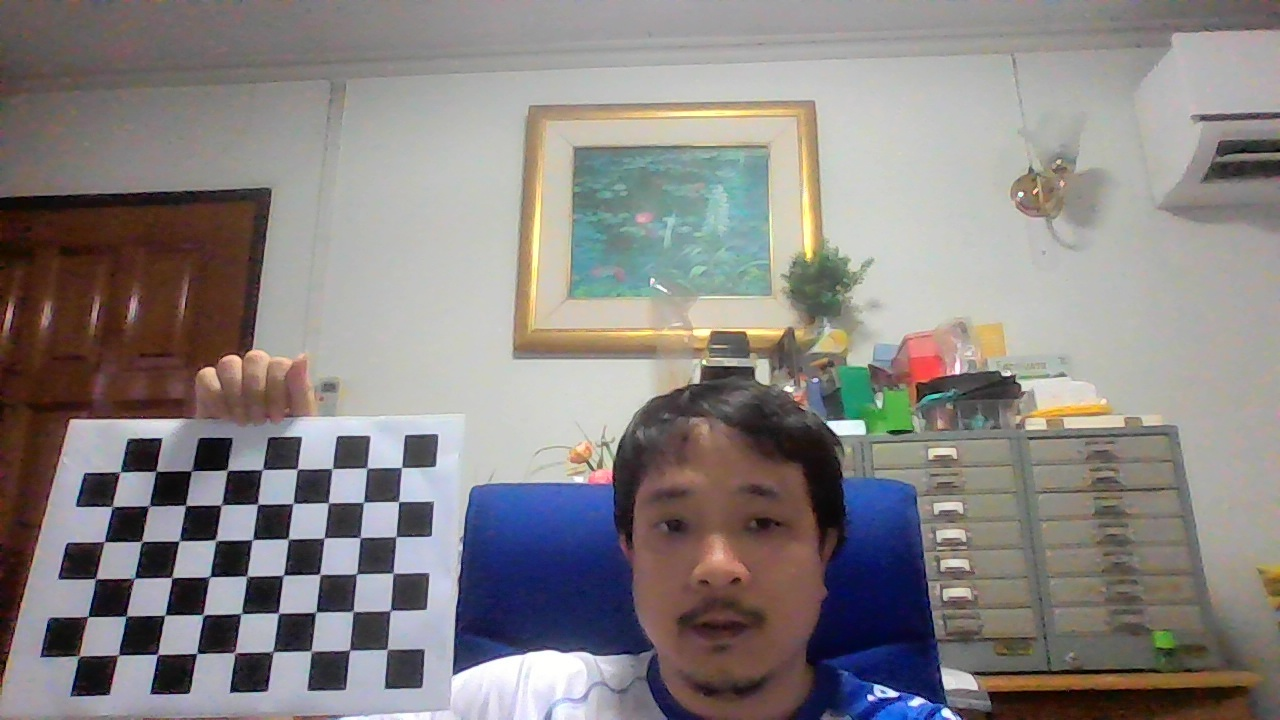
#> input picture captured_photos/webcam_photo_2025-09-05_15-13-31.jpg, 1280 x 720 px; its folder holds only this picture in this run
$ python 3_calibration_script.py
#> lines starting #> are read from the running program, lines starting #| are printed output that depends on the picture; after the words box and inside, x2 and y2 are one past the last pixel; in counts of white or black regions, pixels touching at a corner belong together; long printed decimals are rounded
import numpy as np
import cv2 as cv
import glob

# --- 1. Define Chessboard Parameters ---
# Number of inner corners on the chessboard.
# A standard 9x6 board has 8x5 inner corners.
chessboard_size = (9, 6)

# Size of a single square in meters (or any unit of your choice).
# This is used to calculate the real-world 3D coordinates of the corners.
square_size = 0.0263  # 26.3 mm

# --- 2. Setup Object and Image Points ---
# Object points are the 3D coordinates of the chessboard corners in the real world.
# We assume the chessboard is on the Z=0 plane for simplicity.
# This array will be the same for all images.
object_points = np.zeros((chessboard_size[0] * chessboard_size[1], 3), np.float32)
object_points[:, :2] = np.mgrid[0:chessboard_size[0], 0:chessboard_size[1]].T.reshape(-1, 2) * square_size

# Arrays to store the 3D object points and 2D image points from all calibration images.
all_object_points = []  # 3D points in the real world
all_image_points = []  # 2D points in the image plane

# --- 3. Find Chessboard Corners in Images ---
# Get the list of all image files in the 'calibration_images' folder.
images = glob.glob('captured_photos/*.jpg')

# Check if any images were found.
if not images:
    print("Error: No images found in the 'calibration_images' directory.")
    print("Please add your chessboard photos to this folder and try again.")
    exit()

# Loop through each image to find the chessboard corners.
for i, filename in enumerate(images):
    print(f"Processing image {i+1}/{len(images)}: {filename}")

    # Read the image in grayscale for corner detection.
    img = cv.imread(filename)
#> img is the input picture: shape (720, 1280, 3); mean B, G, R 130.6, 131.6, 136.4
    if img is None:
        print(f"Warning: Could not read image {filename}. Skipping.")
        continue

    gray = cv.cvtColor(img, cv.COLOR_BGR2GRAY)
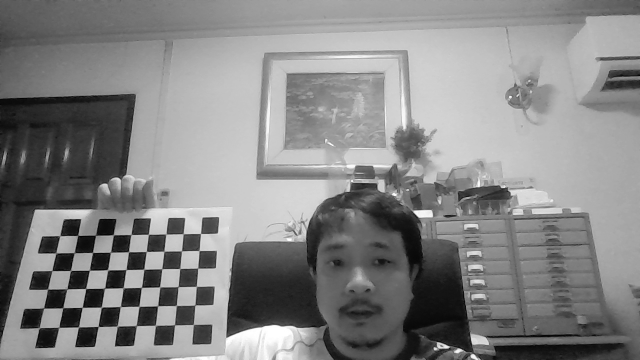
#> gray: shape (720, 1280) (shown at 1/2 size); min 1, max 255, mean 132.9

    # Find the chessboard corners.
    # The `cv.CALIB_CB_ADAPTIVE_THRESH` flag improves corner detection in varying lighting conditions.
    ret, corners = cv.findChessboardCorners(gray, chessboard_size, None, cv.CALIB_CB_ADAPTIVE_THRESH + cv.CALIB_CB_FAST_CHECK + cv.CALIB_CB_NORMALIZE_IMAGE)
#> ret = True; corners = 54 rows, first 8: [387.1, 649.2], [349.6, 649.8], [310.3, 650.9], [272.8, 650.9], [234.5, 651.8], [196.9, 653.1], [157.7, 654.5], [119.6, 655.1]

    # If a full set of corners was found, refine them and add to our lists.
    if ret:
        # Refine the corners to sub-pixel accuracy.
        # This increases the accuracy of the calibration.
        criteria = (cv.TERM_CRITERIA_EPS + cv.TERM_CRITERIA_MAX_ITER, 30, 0.001)
        corners_refined = cv.cornerSubPix(gray, corners, (11, 11), (-1, -1), criteria)
#> corners_refined = 54 rows, first 8: [387.1, 649.4], [349.6, 650], [311.1, 651.1], [272.9, 651.7], [234.8, 652.5], [196.8, 653.4], [157.5, 654.4], [118.2, 655]

        # Add the points to our lists.
        all_object_points.append(object_points)
        all_image_points.append(corners_refined)

        # Optionally, draw the found corners on the image to visualize the detection.
        cv.drawChessboardCorners(img, chessboard_size, corners_refined, ret)
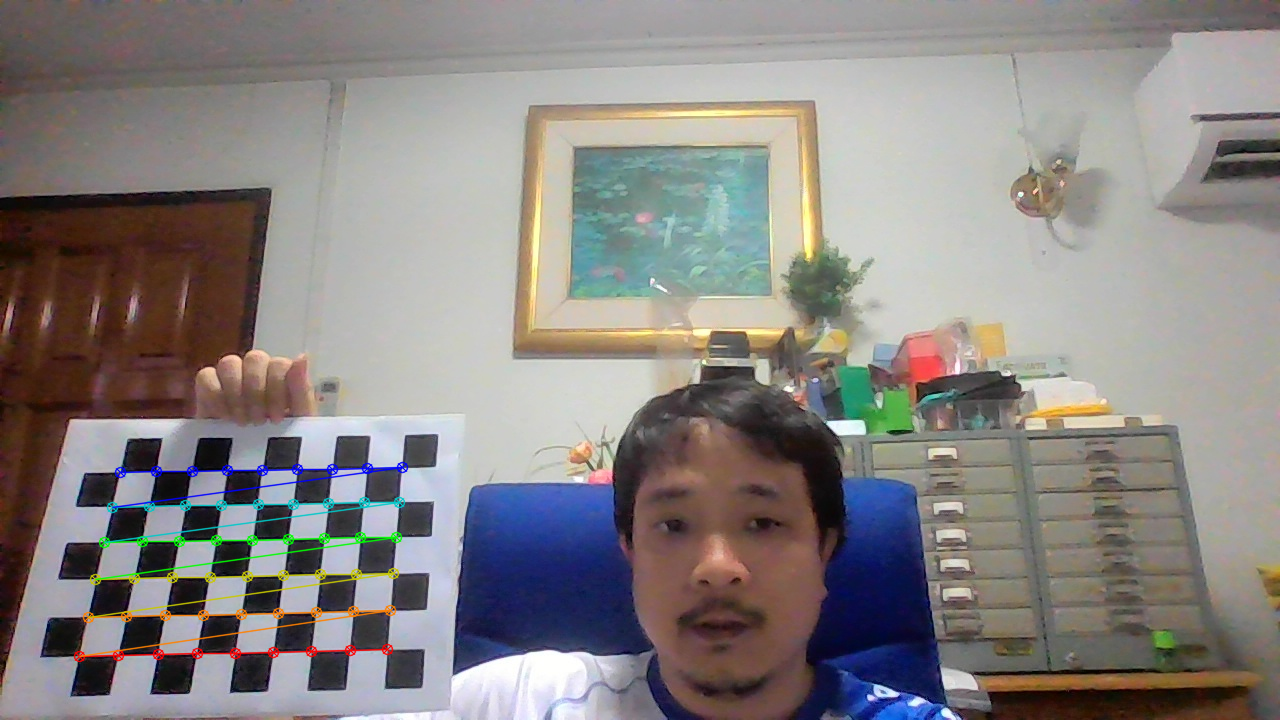
#> img: shape (720, 1280, 3); 1.51% of pixels changed, all inside (x1, y1, x2, y2) = (73, 461, 409, 663)
        cv.imshow('Corners Found', img)
        cv.waitKey(500) # Wait for 500 milliseconds
    else:
        print(f"Warning: Chessboard corners not found in {filename}. Skipping this image.")

# Close the visualization window after the loop.
cv.destroyAllWindows()

# --- 4. Calibrate the Camera ---
# Perform the calibration using the collected points.
# This function returns the camera matrix, distortion coefficients,
# rotation vectors, and translation vectors.
print("\nStarting camera calibration...")
if len(all_object_points) > 0:
    ret, camera_matrix, dist_coeffs, rvecs, tvecs = cv.calibrateCamera(
        all_object_points, all_image_points, gray.shape[::-1], None, None)
#> ret = 0.267; camera_matrix = [[974.9, 0, 679.1], [0, 1075, 438], [0, 0, 1]]; dist_coeffs = [[-0.191, 0.506, -0.0185, -0.0109, -0.451]]; rvecs = ([-0.0456, 0.767, 3.01],); tvecs = ([-0.205, 0.137, 0.674],)
else:
    print("Error: No valid chessboard images were found. Calibration cannot be performed.")
    exit()

# --- 5. Save the Results ---
# Save the camera matrix and distortion coefficients to a file.
# The `calibration_results.npz` file can then be loaded by other scripts.
np.savez('calibration_results.npz', camera_matrix=camera_matrix, dist_coeffs=dist_coeffs)
print("\nCalibration successful!")
print("Camera Matrix:")
print(camera_matrix)
#| [[9.74932838e+02 0.00000000e+00 6.79131929e+02]
#|  [0.00000000e+00 1.07498633e+03 4.38018350e+02]
#|  [0.00000000e+00 0.00000000e+00 1.00000000e+00]]
print("\nDistortion Coefficients:")
print(dist_coeffs)
#| [[-0.1914  0.5061 -0.01851 -0.0109 -0.4511]]
print("\nCalibration results saved to 'calibration_results.npz'. You can now use this file for image and video undistortion.")

# --- 6. Optional: Undistort a sample image for verification ---
# Load a new image to verify the calibration.
sample_image_path = images[0]
sample_img = cv.imread(sample_image_path)
h, w = sample_img.shape[:2]

# Get the optimal camera matrix for undistortion.
new_camera_matrix, roi = cv.getOptimalNewCameraMatrix(camera_matrix, dist_coeffs, (w, h), 1, (w, h))
#> new_camera_matrix = [[939.8, 0, 664.4], [0, 1036, 423.5], [0, 0, 1]]; roi = (14, 12, 1250, 689)

# Undistort the image.
undistorted_img = cv.undistort(sample_img, camera_matrix, dist_coeffs, None, new_camera_matrix)
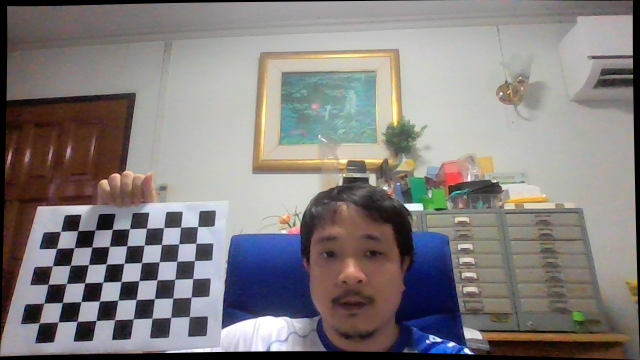
#> undistorted_img: shape (720, 1280, 3) (shown at 1/2 size); mean B, G, R 125.7, 126.6, 131.2

# Crop the image to the valid ROI to remove black borders.
x, y, w, h = roi
#> x = 14; y = 12; w = 1250; h = 689
undistorted_img_cropped = undistorted_img[y:y+h, x:x+w]
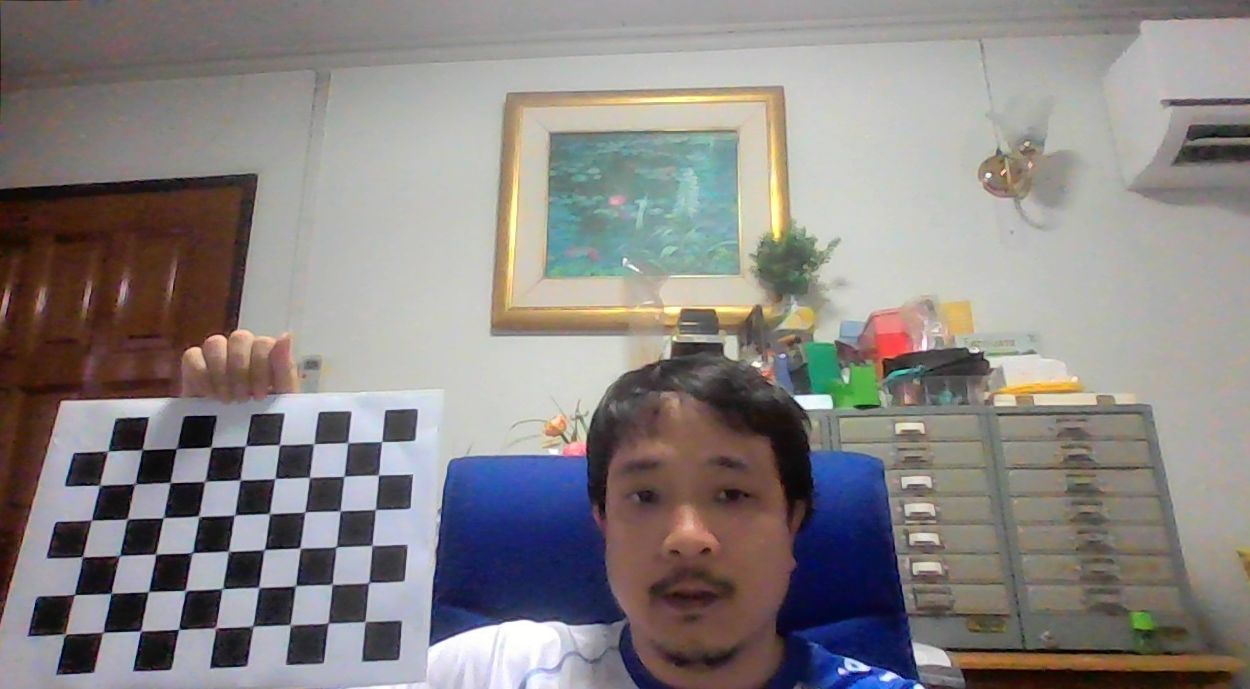
#> undistorted_img_cropped: shape (689, 1250, 3); mean B, G, R 131.1, 132, 136.6

# Display both the original and undistorted images.
cv.imshow('Original Image', sample_img)
cv.imshow('Undistorted Image', undistorted_img_cropped)
cv.waitKey(0)

# Final cleanup
cv.destroyAllWindows()

$ run again, on captured_photos/webcam_photo_2025-09-05_15-14-05.jpg
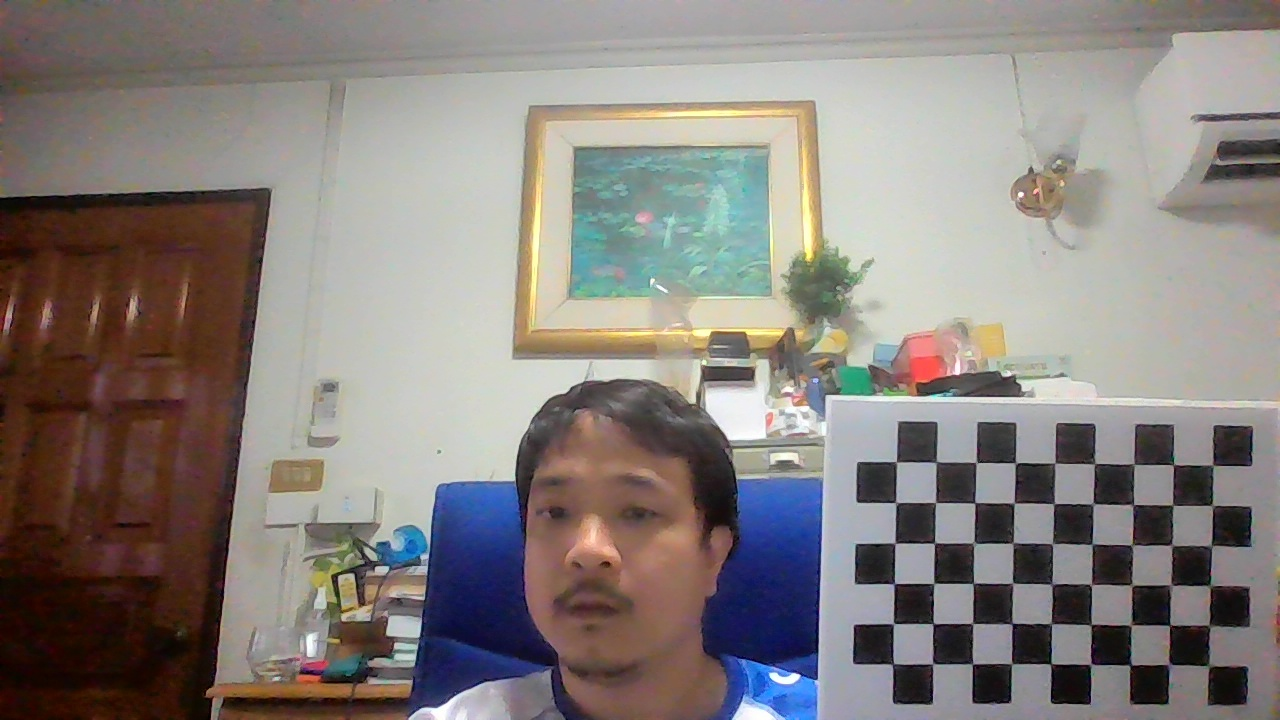
#> input picture captured_photos/webcam_photo_2025-09-05_15-14-05.jpg, 1280 x 720 px
#> img is the input picture: shape (720, 1280, 3); mean B, G, R 125, 128.5, 135.2
#> `ret, corners = cv.findChessboardCorners(gray, chessboard_size, None, c..`: ret = True; corners = 54 rows, first 8: [1208.5, 666], [1170, 665], [1131.2, 665], [1091.2, 663.2], [1050.8, 663.9], [1012.5, 663.6], [972.5, 664.3], [933.4, 663]
#> corners_refined = 54 rows, first 8: [1209, 665.8], [1169, 664.4], [1130.2, 665], [1090.8, 664.3], [1050.8, 663.8], [1011.5, 663.7], [972.5, 663.8], [932.7, 663.7]
#> img: shape (720, 1280, 3); 1.57% of pixels changed, all inside (x1, y1, x2, y2) = (887, 456, 1220, 673)
#> `ret, camera_matrix, dist_coeffs, rvecs, tvecs = cv.calibrateCamera( al..`: ret = 0.379; camera_matrix = [[3628.6, 0, 632.6], [0, 3750.5, 355.8], [0, 0, 1]]; dist_coeffs = [[-2.93, 83.22, 0.0905, 0.162, -1200.5]]; rvecs = ([0.268, 0.25, -3.11],); tvecs = ([0.377, 0.196, 2.5],)
#| [[3.62858569e+03 0.00000000e+00 6.32591734e+02]
#|  [0.00000000e+00 3.75047385e+03 3.55777174e+02]
#|  [0.00000000e+00 0.00000000e+00 1.00000000e+00]]
#| [[-2.93112481e+00  8.32213477e+01  9.05310813e-02  1.62355337e-01
#|   -1.20051419e+03]]
#> new_camera_matrix = [[2996.7, 0, 752.3], [0, 3161.5, 355.1], [0, 0, 1]]; roi = (230, 55, 1030, 591)
#> `undistorted_img = cv.undistort(sample_img, camera_matrix, dist_coeffs,..`:
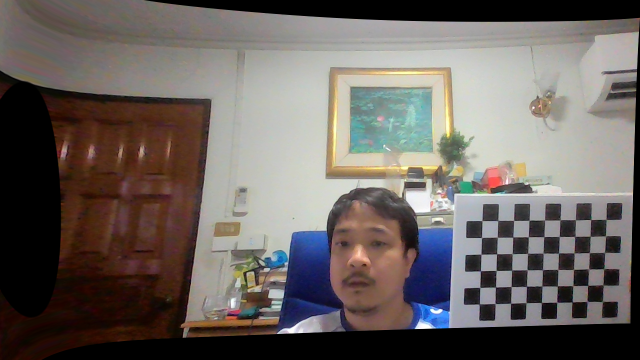
#> undistorted_img: shape (720, 1280, 3) (shown at 1/2 size); mean B, G, R 96.5, 100.2, 107.2
#> `x, y, w, h = roi`: x = 230; y = 55; w = 1030; h = 591
#> `undistorted_img_cropped = undistorted_img[y:y+h, x:x+w]`:
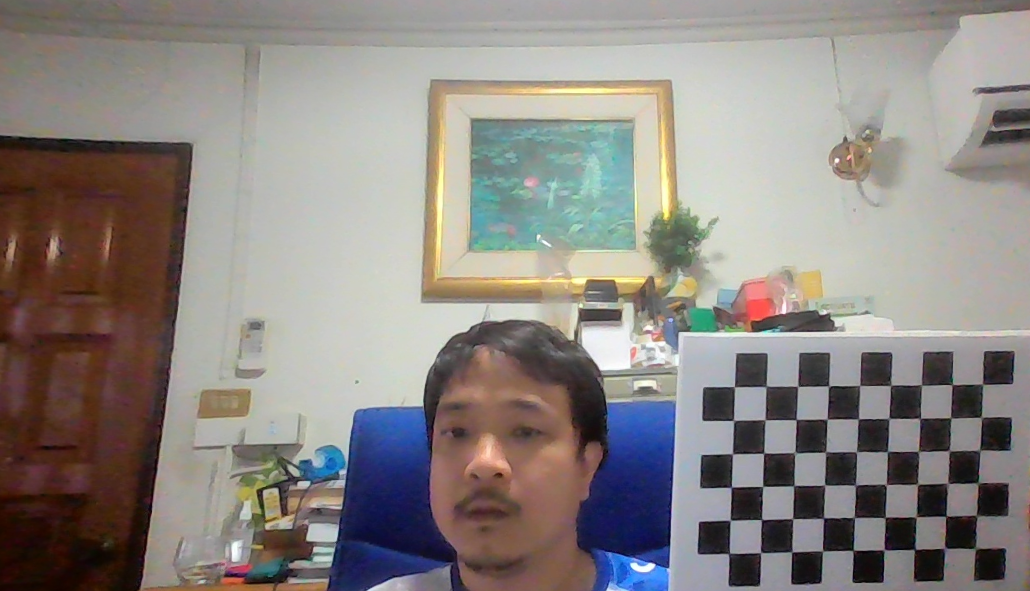
#> undistorted_img_cropped: shape (591, 1030, 3); mean B, G, R 130.1, 133.8, 139.7
